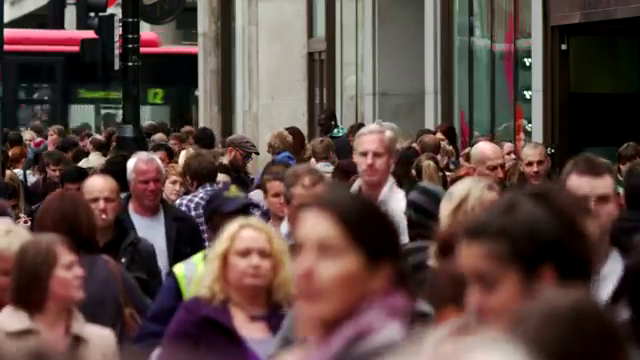
#> input picture frame 71 of videos/sample.mp4, 640 x 360 px
$ python 'Face Detection From Video.py'
#> lines starting #> are read from the running program, lines starting #| are printed output that depends on the picture; after the words box and inside, x2 and y2 are one past the last pixel; in counts of white or black regions, pixels touching at a corner belong together
import cv2
#Trained DataSet
trainedDataset=cv2.CascadeClassifier('haarcascade_frontalface_default.xml')

video=cv2.VideoCapture('videos/sample.mp4')
while True:
    success,frame=video.read()
#> frame is the input picture: shape (360, 640, 3); mean B, G, R 65.9, 70.9, 90.1
    if success==True:
        gray_image = cv2.cvtColor(frame, cv2.COLOR_BGR2GRAY)
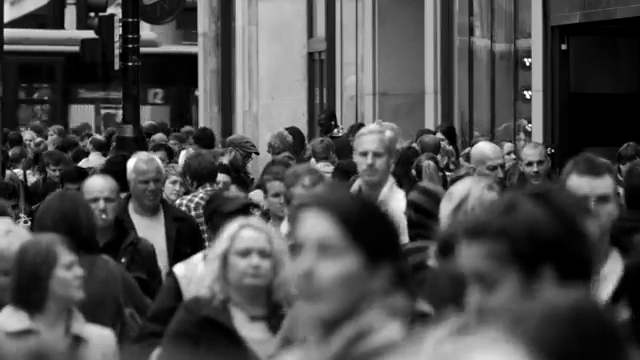
#> gray_image: shape (360, 640); min 0, max 255, mean 76
        faces = trainedDataset.detectMultiScale(gray_image)
#> faces = [[164, 173, 27, 27], [518, 152, 32, 32], [348, 137, 46, 46], [82, 184, 40, 40], [52, 247, 50, 50], [227, 234, 55, 55], [260, 212, 103, 103]]
        for x, y, w, h in faces:
            cv2.rectangle(frame, (x, y), (x + w, y + h), (255, 0, 0), 2)
#> this loop made 7 passes
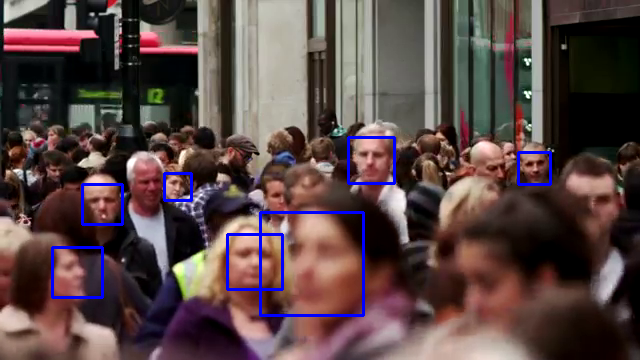
#> frame: shape (360, 640, 3); 1.82% of pixels changed, all inside (x1, y1, x2, y2) = (51, 136, 552, 317)
        cv2.imshow('video',frame)
        key=cv2.waitKey(1)
#> (key Esc is pressed here)
        if key ==81 or key==113:
            break
    else:
        print("Video Play Completed")
        break

$ run again, starting later in the video
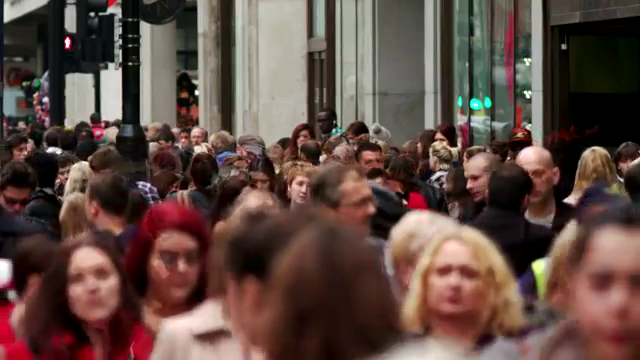
#> input picture frame 319 of videos/sample.mp4, 640 x 360 px
#> frame is the input picture: shape (360, 640, 3); mean B, G, R 66.7, 73.9, 95.8
#> `gray_image = cv2.cvtColor(frame, cv2.COLOR_BGR2GRAY)`:
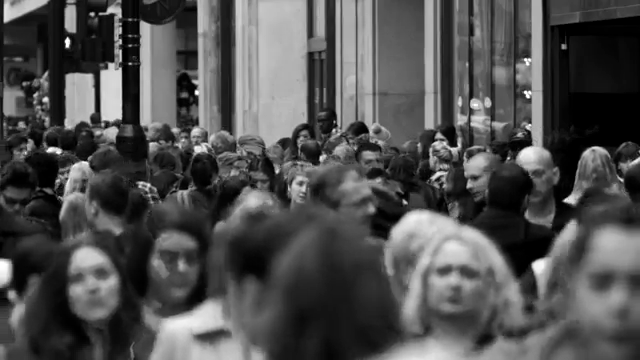
#> gray_image: shape (360, 640); min 0, max 255, mean 79.6
#> faces = [[289, 173, 30, 30], [450, 164, 40, 40], [90, 106, 51, 51], [56, 248, 72, 72], [143, 231, 69, 69], [420, 246, 70, 70]]
#> the loop `for x, y, w, h in faces:` made 6 passes
#> after the loop `for x, y, w, h in faces:`:
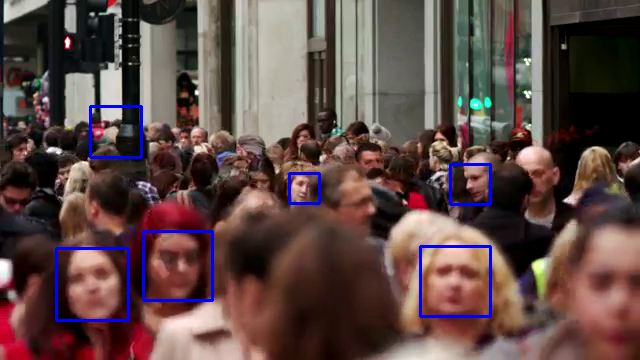
#> frame: shape (360, 640, 3); 1.72% of pixels changed, all inside (x1, y1, x2, y2) = (55, 105, 492, 322)

$ run again, starting later in the video
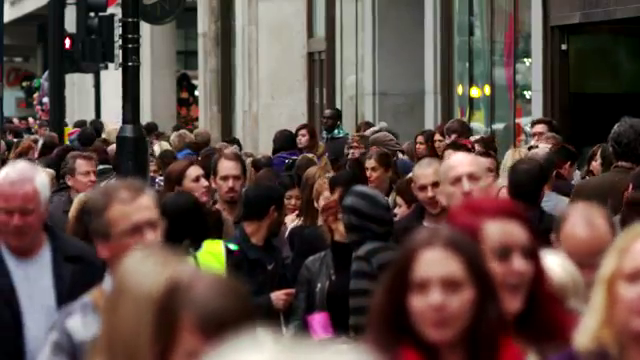
#> input picture frame 568 of videos/sample.mp4, 640 x 360 px
#> frame is the input picture: shape (360, 640, 3); mean B, G, R 67.6, 74, 92
#> `gray_image = cv2.cvtColor(frame, cv2.COLOR_BGR2GRAY)`:
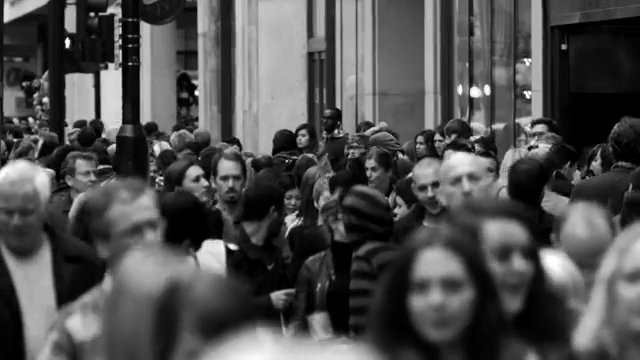
#> gray_image: shape (360, 640); min 0, max 255, mean 78.6
#> faces = [[280, 188, 26, 26], [213, 164, 37, 37], [411, 173, 38, 38], [438, 158, 57, 57], [332, 275, 52, 52], [471, 222, 85, 85], [395, 254, 87, 87]]
#> the loop `for x, y, w, h in faces:` made 7 passes
#> after the loop `for x, y, w, h in faces:`:
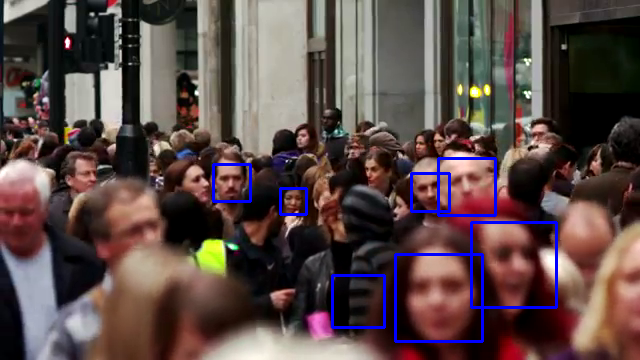
#> frame: shape (360, 640, 3); 1.96% of pixels changed, all inside (x1, y1, x2, y2) = (212, 157, 558, 343)
